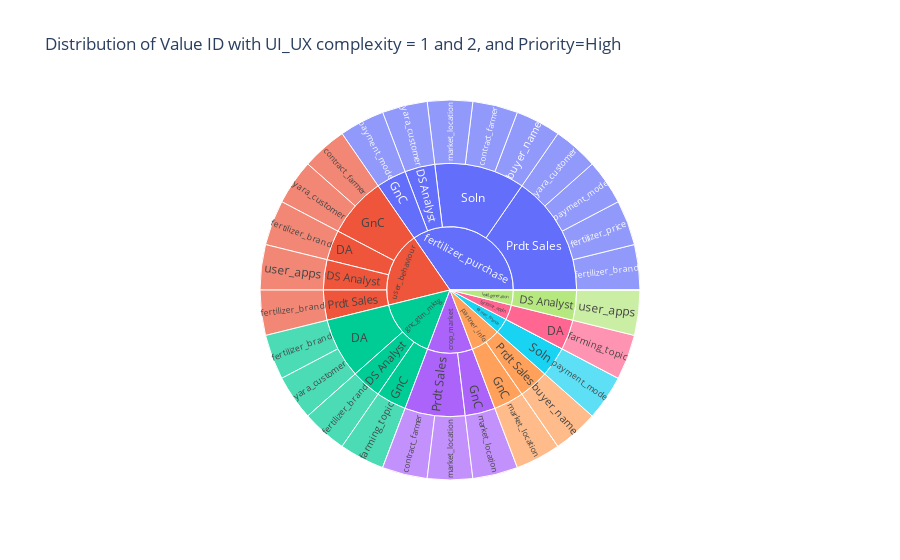

Notebook source saved alongside this figure:
### Markdown cell above
### i. Sunburst chart

### Code cell
#sunburst chart for Priority = high

fig = px.sunburst(
    data_frame = df_dv_dummies,
    path = ['Value ID', 'Team', 'Farmer_profile_attribute'],
    values = df_dv_dummies['Priority_3'], 
    title= 'Distribution of Value ID with UI_UX complexity = 1 and 2, and Priority=High'
    )  

fig.write_html("priority_high_w_user.html")
fig.show()

### Figure 1 — Plotly figure (JSON) as saved in the notebook; plotly's stock layout.template omitted (floating-point values rounded to 4 significant figures)
{"data": [{"branchvalues": "total", "domain": {"x": [0, 1], "y": [0, 1]}, "hovertemplate": "labels=%{label}<br>Priority_3=%{value}<br>parent=%{parent}<br>id=%{id}<extra></extra>", "ids": ["partner_info/GnC/buyer_name", "partner_info/Prdt Sales/buyer_name", "fertilizer_purchase/Soln/buyer_name", "user_behaviour/GnC/contract_farmer", "crop_market/Prdt Sales/contract_farmer", "fertilizer_purchase/Soln/contract_farmer", "fertilizer_appln/DA/farming_topic", "gnc_gtm_mktg/DA/farming_topic", "gnc_gtm_mktg/GnC/farming_topic", "gnc_gtm_mktg/DA/fertilizer_brand", "user_behaviour/DA/fertilizer_brand", "gnc_gtm_mktg/DS Analyst/fertilizer_brand", "fertilizer_purchase/Prdt Sales/fertilizer_brand", "user_behaviour/Prdt Sales/fertilizer_brand", "farmer_finance/DA/fertilizer_price", "fertilizer_purchase/Prdt Sales/fertilizer_price", "crop_market/GnC/market_location", "partner_info/GnC/market_location", "crop_market/Prdt Sales/market_location", "fertilizer_purchase/Soln/market_location", "fertilizer_purchase/GnC/payment_mode", "fertilizer_purchase/Prdt Sales/payment_mode", "farmer_finance/Soln/payment_mode", "lead_generation/DS Analyst/user_apps", "user_behaviour/DS Analyst/user_apps", "gnc_gtm_mktg/GnC/user_apps", "lead_generation/GnC/user_apps", "prdt_develop/Soln/user_apps", "gnc_gtm_mktg/DA/yara_customer", "fertilizer_purchase/DS Analyst/yara_customer", "user_behaviour/GnC/yara_customer", "fertilizer_purchase/Prdt Sales/yara_customer", "farmer_finance/DA", "fertilizer_appln/DA", "gnc_gtm_mktg/DA", "user_behaviour/DA", "fertilizer_purchase/DS Analyst", "gnc_gtm_mktg/DS Analyst", "lead_generation/DS Analyst", "user_behaviour/DS Analyst", "crop_market/GnC", "fertilizer_purchase/GnC", "gnc_gtm_mktg/GnC", "lead_generation/GnC", "partner_info/GnC", "user_behaviour/GnC", "crop_market/Prdt Sales", "fertilizer_purchase/Prdt Sales", "partner_info/Prdt Sales", "user_behaviour/Prdt Sales", "farmer_finance/Soln", "fertilizer_purchase/Soln", "prdt_develop/Soln", "crop_market", "farmer_finance", "fertilizer_appln", "fertilizer_purchase", "gnc_gtm_mktg", "lead_generation", "partner_info", "prdt_develop", "user_behaviour"], "labels": ["buyer_name", "buyer_name", "buyer_name", "contract_farmer", "contract_farmer", "contract_farmer", "farming_topic", "farming_topic", "farming_topic", "fertilizer_brand", "fertilizer_brand", "fertilizer_brand", "fertilizer_brand", "fertilizer_brand", "fertilizer_price", "fertilizer_price", "market_location", "market_location", "market_location", "market_location", "payment_mode", "payment_mode", "payment_mode", "user_apps", "user_apps", "user_apps", "user_apps", "user_apps", "yara_customer", "yara_customer", "yara_customer", "yara_customer", "DA", "DA", "DA", "DA", "DS Analyst", "DS Analyst", "DS Analyst", "DS Analyst", "GnC", "GnC", "GnC", "GnC", "GnC", "GnC", "Prdt Sales", "Prdt Sales", "Prdt Sales", "Prdt Sales", "Soln", "Soln", "Soln", "crop_market", "farmer_finance", "fertilizer_appln", "fertilizer_purchase", "gnc_gtm_mktg", "lead_generation", "partner_info", "prdt_develop", "user_behaviour"], "name": "", "parents": ["partner_info/GnC", "partner_info/Prdt Sales", "fertilizer_purchase/Soln", "user_behaviour/GnC", "crop_market/Prdt Sales", "fertilizer_purchase/Soln", "fertilizer_appln/DA", "gnc_gtm_mktg/DA", "gnc_gtm_mktg/GnC", "gnc_gtm_mktg/DA", "user_behaviour/DA", "gnc_gtm_mktg/DS Analyst", "fertilizer_purchase/Prdt Sales", "user_behaviour/Prdt Sales", "farmer_finance/DA", "fertilizer_purchase/Prdt Sales", "crop_market/GnC", "partner_info/GnC", "crop_market/Prdt Sales", "fertilizer_purchase/Soln", "fertilizer_purchase/GnC", "fertilizer_purchase/Prdt Sales", "farmer_finance/Soln", "lead_generation/DS Analyst", "user_behaviour/DS Analyst", "gnc_gtm_mktg/GnC", "lead_generation/GnC", "prdt_develop/Soln", "gnc_gtm_mktg/DA", "fertilizer_purchase/DS Analyst", "user_behaviour/GnC", "fertilizer_purchase/Prdt Sales", "farmer_finance", "fertilizer_appln", "gnc_gtm_mktg", "user_behaviour", "fertilizer_purchase", "gnc_gtm_mktg", "lead_generation", "user_behaviour", "crop_market", "fertilizer_purchase", "gnc_gtm_mktg", "lead_generation", "partner_info", "user_behaviour", "crop_market", "fertilizer_purchase", "partner_info", "user_behaviour", "farmer_finance", "fertilizer_purchase", "prdt_develop", "", "", "", "", "", "", "", "", ""], "type": "sunburst", "values": [0, 1, 1, 1, 1, 1, 1, 0, 1, 1, 1, 1, 1, 1, 0, 1, 1, 1, 1, 1, 1, 1, 1, 1, 1, 0, 0, 0, 1, 1, 1, 1, 0, 1, 2, 1, 1, 1, 1, 1, 1, 1, 1, 0, 1, 2, 2, 4, 1, 1, 1, 3, 0, 3, 1, 1, 9, 4, 1, 2, 0, 5]}], "layout": {"legend": {"tracegroupgap": 0}, "title": {"text": "Distribution of Value ID with UI_UX complexity = 1 and 2, and Priority=High"}}}
